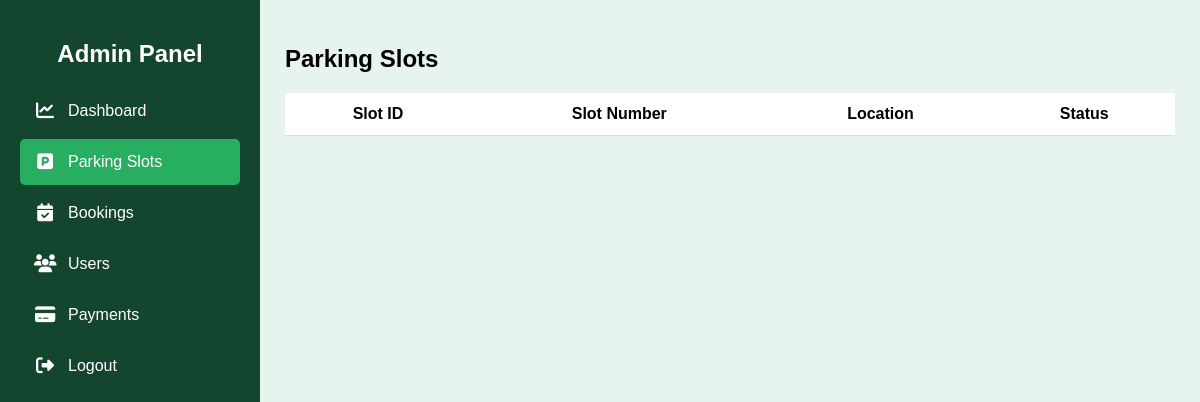
/?controller=AdminController&action=getParkingSlotsPage, run on an earlier commit of the app's database.
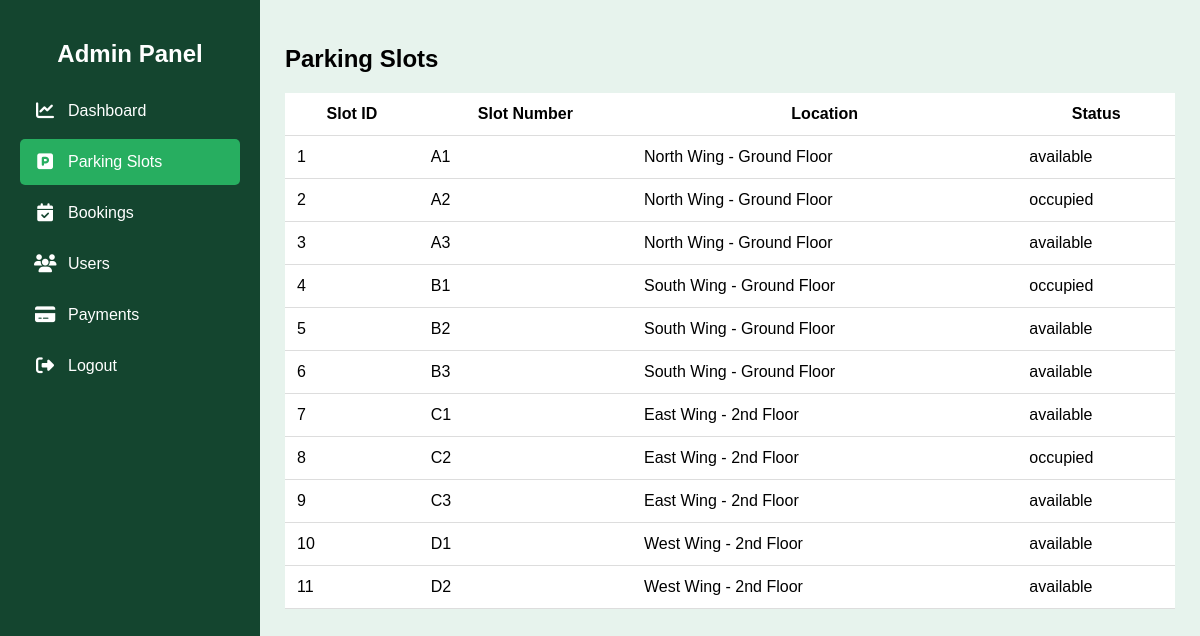
And on a later commit of the database.
### tables this page shows
CREATE TABLE ParkingSlot (
    slot_id INTEGER PRIMARY KEY AUTOINCREMENT,
    slot_number INTEGER NOT NULL UNIQUE,
    location VARCHAR(100) NOT NULL,
    status VARCHAR(20) NOT NULL DEFAULT 'available',
    created_at DATETIME DEFAULT CURRENT_TIMESTAMP,
    CHECK (status IN ('available', 'reserved', 'occupied'))
);

### index.php (called while the page is built, shortened)
<?php
require_once("./dbConnection.php");
$controller = NULL;
$action = NULL;
if(isset($_GET["controller"]) && isset($_GET["action"])){
    $controller = $_GET["controller"];
    $action = $_GET["action"];
}else{
    $controller = "AdminController";
    $action = "getDashBoardData";
}
require_once("./router.php");

### controllers/BaseController.php (called while the page is built, shortened)
<?php
class BaseController{
    public function  renderView($folderPath, $fileName, $datas = NULL, $location){
        $content = $datas;
        require_once("./views/layout.php");
    }
}

### controllers/AdminController.php (called while the page is built, shortened)
<?php
class AdminController extends BaseController{
    protected $parkingSlotModel;
    public function __construct(){
        $this->parkingSlotModel = $this->loadModel("ParkingSlot");
    }
    public function getParkingSlotsPage(){
        $datas = $this->parkingSlotModel->getAll();
        $this->renderView("admin", "parkingSlotPage", $datas, "slotPage");
    }
}

### models/BaseModel.php (called while the page is built, shortened)
<?php
class BaseModel{
    protected $db;
    protected $table;
    public function __construct(){
        $this->db = DbConnection::getInstance();
    }
    public function getAll(){
        try{
            $sql = "SELECT * FROM {$this->table}";
            $request = $this->db->query($sql);
            $result = $request->fetchAll(PDO::FETCH_ASSOC);
            return $result;
        }catch(PDOException $e){
            error_log($e->getMessage());
            return false;
        }
    }
}

### dbConnection.php (called while the page is built)
<?php
class DbConnection{
    private static $instance = NULL;
    public static function getInstance(){
        if(!isset(self::$instance)){
            try{
                $pdo = new PDO("sqlite:" . __DIR__ . "/database/parkwise.db");
                $pdo->setAttribute(PDO::ATTR_ERRMODE, PDO::ERRMODE_EXCEPTION);
                self::$instance = $pdo;
            }catch(PDOException $e){
                exit("SOMETHING WENT WRONG WHILE CONNECTING TO DATABASE" .  $e->getMessage());
            }
        }
        return self::$instance;
    }
}

### views/admin/parkingSlotPage.php (the view)
<section id="slots" class="section visible">
       <h1>Parking Slots</h1>
       <table class="data-table">
           <thead>
               <tr>
                   <th>Slot ID</th>
                   <th>Slot Number</th>
                   <th>Location</th>
                   <th>Status</th>
               </tr>
           </thead>
           <tbody id="slotsTable">
               <?php foreach($content as $slot): ?>
                   <tr>
                       <td><?= $slot['slot_id'] ?></td>
                       <td><?= $slot['slot_number'] ?></td>
                       <td><?= $slot['location'] ?></td>
                       <td><?= $slot['status'] ?></td>
                   </tr>
               <?php endforeach; ?>
           </tbody>
       </table>
</section>

### router.php (shortened to what this page needs)
<?php
function call($controller, $action){
    require_once("./controllers/BaseController.php");
    require_once("./models/BaseModel.php");
    switch($controller){
        case "AdminController":
            $controllerInstance = new AdminController();
            break;
    }
    $controllerInstance->{$action}();
}
$routes = [
    "Home" => ["index"],
    "AdminController" => ["getDashBoardData", "getParkingSlotsPage", "getBookingsPage", "getPaymentsPage",  "getUserContactPage"],
];
if(array_key_exists($controller, $routes)){
    if(in_array($action, $routes[$controller])){
        call($controller, $action);
    }
}else{
    call("AdminController", "getDashBoardData");
}

### views/layout.php (shortened to what this page needs)
<!DOCTYPE html>
<html lang="en">
<head>
    <link rel="stylesheet" href="https://cdnjs.cloudflare.com/ajax/libs/font-awesome/6.5.0/css/all.min.css">
    <link rel="stylesheet" href="<?php echo BASE_URL?>views/style.css">
</head>
<body>
    <?php require_once("./views/$folderPath" . "/$folderPath" . "Layout.php")?>
</body>
</html>

### views/components/NavBar.php
<div class="sidebar">
    <h2>Admin Panel</h2>
    <ul>
        <a href="?controller=AdminController&action=getDashBoardData">
            <li  class="<?php  echo $location == "dashBoard" ? "active" : "" ?>">
                        <i class="fa-solid fa-chart-line"></i> Dashboard
            </li>
        </a>
        <a href="?controller=AdminController&action=getParkingSlotsPage">
                <li  class="<?php echo $location == "slotPage" ? "active" : "" ?>">
                    <i class="fa-solid fa-square-parking"></i> Parking Slots
                </li>
        </a>
        <a href="?controller=AdminController&action=getBookingsPage">
                    <li  class="<?php echo $location == "bookingsPages" ? "active" : "" ?>">
                        <i class="fa-solid fa-calendar-check"></i> Bookings
                    </li>
            </a>
            <a href="?controller=AdminController&action=getUserContactPage">
                        <li  class="<?php echo $location == "userPages" ? "active" : "" ?>">
                            <i class="fa-solid fa-users"></i> Users
                        </li>
            </a>
            <a href="?controller=AdminController&action=getPaymentsPage">
                        <li class="<?php echo $location == "paymentsPage" ? "active" : "" ?>">
                             <i class="fa-solid fa-credit-card"></i> Payments
                        </li>
            </a>
        <li >
            <i class="fa-solid fa-right-from-bracket"></i> Logout
        </li>
    </ul>
</div>

### views/admin/adminLayout.php
<?php require_once("./views/components/NavBar.php")?>
<div class="main-content">
    <?php require_once("./views/admin/$fileName" . ".php")?>
</div>

### views/style.css (style rules this page uses)
body { margin: 0; font-family: Arial, sans-serif; background: #E7F3ED; display: flex; }
.sidebar { width: 220px; height: 100vh; background: #14452F; color: white; padding: 20px; position: fixed; }
.sidebar h2 { text-align: center; margin-bottom: 20px; }
.sidebar ul { padding: 0; list-style: none; }
.sidebar ul li { padding: 14px; margin: 5px 0; cursor: pointer; border-radius: 5px; display: flex; align-items: center; gap: 12px; font-size: 16px; }
.sidebar ul li i { font-size: 18px; width: 22px; text-align: center; }
.sidebar ul li:hover, .sidebar ul li.active { background: #27ae60; color: #ffffff; }
.main-content { margin-left: 260px; padding: 25px; width: 100%; }
.section { display: none; }
.visible { display: block; }
.data-table { width: 100%; background: white; border-collapse: collapse; margin-top: 20px; }
.data-table th, .data-table td { padding: 12px; border-bottom: 1px solid #ddd; }
a { color: inherit; text-decoration: none; background: none; border: none; padding: 0; margin: 0; font: inherit; cursor: pointer; }

What changed in the data, as far as the page shows it:
added parkingslot: slot_id "1", slot_number "A1", location "North Wing - Ground Floor", status "available"
added parkingslot: slot_id "2", slot_number "A2", location "North Wing - Ground Floor", status "occupied"
added parkingslot: slot_id "3", slot_number "A3", location "North Wing - Ground Floor", status "available"
added parkingslot: slot_id "4", slot_number "B1", location "South Wing - Ground Floor", status "occupied"
added parkingslot: slot_id "5", slot_number "B2", location "South Wing - Ground Floor", status "available"
added parkingslot: slot_id "6", slot_number "B3", location "South Wing - Ground Floor", status "available"
added parkingslot: slot_id "7", slot_number "C1", location "East Wing - 2nd Floor", status "available"
added parkingslot: slot_id "8", slot_number "C2", location "East Wing - 2nd Floor", status "occupied"
added parkingslot: slot_id "9", slot_number "C3", location "East Wing - 2nd Floor", status "available"
added parkingslot: slot_id "10", slot_number "D1", location "West Wing - 2nd Floor", status "available"
added parkingslot: slot_id "11", slot_number "D2", location "West Wing - 2nd Floor", status "available"
